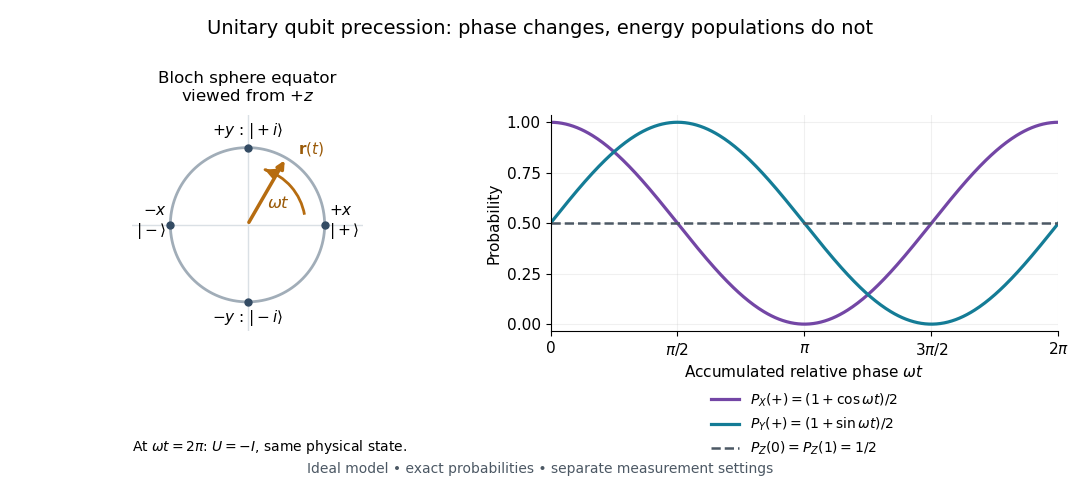

Generate this figure with Python:
"""Draw exact qubit precession for H = hbar * omega * sigma_z / 2.

Tested with Python 3.14, matplotlib 3.10.7 and NumPy 2.3.5.
Run from _media; writes unitary-qubit-precession.png to the current directory.
"""
from pathlib import Path

import matplotlib.pyplot as plt
import numpy as np
from matplotlib.patches import Arc, FancyArrowPatch


def main():
    plt.rcParams.update({"font.size": 11, "axes.spines.top": False,
                         "axes.spines.right": False, "figure.facecolor": "white",
                         "axes.facecolor": "white", "savefig.facecolor": "white"})
    fig, (equator, probabilities) = plt.subplots(
        1, 2, figsize=(10.8, 4.8), gridspec_kw={"width_ratios": [1, 1.35]}
    )
    fig.suptitle("Unitary qubit precession: phase changes, energy populations do not",
                 fontsize=14, y=0.96)
    angles = np.linspace(0, 2 * np.pi, 401)
    equator.plot(np.cos(angles), np.sin(angles), color="#a1adb8", lw=2)
    equator.axhline(0, color="#dae0e5", lw=1)
    equator.axvline(0, color="#dae0e5", lw=1)
    equator.add_patch(Arc((0, 0), 1.5, 1.5, theta1=10, theta2=72,
                         color="#b66c10", lw=2))
    equator.add_patch(FancyArrowPatch((0.26, 0.70), (0.19, 0.73),
                                     arrowstyle="-|>", mutation_scale=14,
                                     color="#b66c10", lw=2))
    phase = np.pi / 3
    tip = np.array([np.cos(phase), np.sin(phase)])
    equator.annotate("", xy=tip, xytext=(0, 0),
                     arrowprops={"arrowstyle": "-|>", "lw": 2.5, "color": "#b66c10"})
    equator.text(0.25, 0.22, r"$\omega t$", color="#9a5a08", fontsize=12)
    equator.text(0.65, 0.92, r"$\mathbf{r}(t)$", color="#9a5a08")
    equator.plot([1, 0, -1, 0], [0, 1, 0, -1], "o", color="#334b63", ms=5)
    equator.text(1.05, 0.04, "$+x$\n" + r"$|+\rangle$", ha="left", va="center")
    equator.text(-1.05, 0.04, "$-x$\n" + r"$|-\rangle$", ha="right", va="center")
    equator.text(0, 1.08, r"$+y$ : $|+i\rangle$", ha="center", va="bottom")
    equator.text(0, -1.08, r"$-y$ : $|-i\rangle$", ha="center", va="top")
    equator.set(xlim=(-1.5, 1.5), ylim=(-1.38, 1.42), aspect="equal")
    equator.set_title("Bloch sphere equator\nviewed from $+z$", fontsize=12, pad=10)
    equator.axis("off")
    probabilities.plot(angles, (1 + np.cos(angles)) / 2, color="#7346a5", lw=2.3,
                       label=r"$P_X(+)=(1+\cos\omega t)/2$")
    probabilities.plot(angles, (1 + np.sin(angles)) / 2, color="#147c96", lw=2.3,
                       label=r"$P_Y(+)=(1+\sin\omega t)/2$")
    probabilities.axhline(0.5, color="#4c5864", lw=1.8, ls="--",
                          label=r"$P_Z(0)=P_Z(1)=1/2$")
    probabilities.set(xlim=(0, 2 * np.pi), ylim=(-0.035, 1.035),
                      xlabel=r"Accumulated relative phase $\omega t$", ylabel="Probability")
    probabilities.set_xticks([0, np.pi / 2, np.pi, 3 * np.pi / 2, 2 * np.pi],
                             ["0", r"$\pi/2$", r"$\pi$", r"$3\pi/2$", r"$2\pi$"])
    probabilities.set_yticks([0, 0.25, 0.5, 0.75, 1])
    probabilities.grid(alpha=0.18)
    probabilities.legend(loc="upper center", bbox_to_anchor=(0.5, -0.22),
                         fontsize=10, frameon=False, ncol=1)
    fig.text(0.25, 0.06, r"At $\omega t=2\pi$: $U=-I$, same physical state.",
             ha="center", fontsize=10)
    fig.text(0.5, 0.015, "Ideal model • exact probabilities • separate measurement settings",
             ha="center", color="#4c5864", fontsize=10)
    fig.subplots_adjust(left=0.055, right=0.98, top=0.76, bottom=0.31, wspace=0.26)
    fig.savefig(Path.cwd() / (Path(__file__).stem + ".png"), dpi=100, transparent=False)
    plt.close(fig)


if __name__ == "__main__":
    main()
